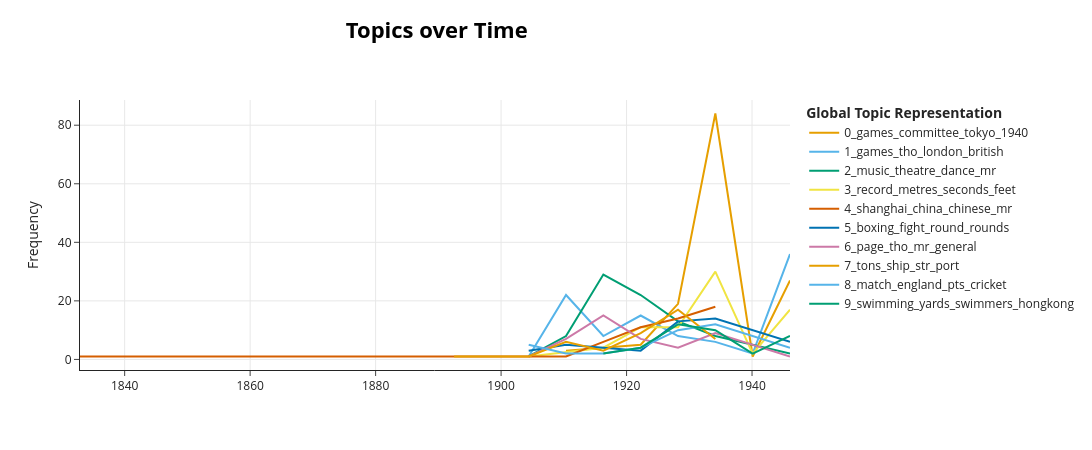

Here is the notebook cell this chart was saved with:
### Markdown cell above
## Les topics au fil du temps

L'un des intérêts majeurs pour un usage historien : suivre l'**évolution des thèmes dans le temps**, grâce à `topics_over_time()` :

### Code cell
topics_over_time = topic_model.topics_over_time(docs, timestamps, nr_bins=20)

topic_model.visualize_topics_over_time(topics_over_time, top_n_topics=10)

### Figure 1 — Plotly figure (JSON) as saved in the notebook; plotly's stock layout.template omitted (floating-point values rounded to 4 significant figures)
{"data": [{"hoverinfo": "text", "hovertext": ["<b>Topic 0</b><br>Words: mile run, events, games, committee, berlin", "<b>Topic 0</b><br>Words: games, winter, olympiad, athletes, nations", "<b>Topic 0</b><br>Words: games, committee, angeles, stadium, los", "<b>Topic 0</b><br>Words: games, committee, tokyo, 1940, japan", "<b>Topic 0</b><br>Words: london, games held, games, international, switzerland", "<b>Topic 0</b><br>Words: games, committee, international, hockey, olympics"], "marker": {"color": "#E69F00"}, "mode": "lines", "name": "0_games_committee_tokyo_1940", "type": "scatter", "x": [1910.0, 1922.0, 1928.0, 1934.0, 1940.0, 1946.0], "y": [3, 5, 19, 84, 1, 27]}, {"hoverinfo": "text", "hovertext": ["<b>Topic 1</b><br>Words: turkey, king, hastily, april 28, state affairs", "<b>Topic 1</b><br>Words: tho, games, london, match, england", "<b>Topic 1</b><br>Words: tho, games, british, london, war", "<b>Topic 1</b><br>Words: sport, games, boat, war, amateur", "<b>Topic 1</b><br>Words: games, amateur, golf, sport, best", "<b>Topic 1</b><br>Words: games, sport, great, spirit, sporting", "<b>Topic 1</b><br>Words: london, problem, games, competitors, housing", "<b>Topic 1</b><br>Words: games, melbourne, london, british, empire"], "marker": {"color": "#56B4E9"}, "mode": "lines", "name": "1_games_tho_london_british", "type": "scatter", "x": [1904.0, 1910.0, 1916.0, 1922.0, 1928.0, 1934.0, 1940.0, 1946.0], "y": [1, 22, 8, 15, 8, 6, 2, 36]}, {"hoverinfo": "text", "hovertext": ["<b>Topic 2</b><br>Words: mr, picture, speech, measure, government", "<b>Topic 2</b><br>Words: tho, programme, drama, film, theatre", "<b>Topic 2</b><br>Words: theatre, mr, programme, miss, company", "<b>Topic 2</b><br>Words: screen, story, picture, dance, role", "<b>Topic 2</b><br>Words: music, dance, orchestra, programme, night", "<b>Topic 2</b><br>Words: pan, music, news, signal, song", "<b>Topic 2</b><br>Words: studio, master, dont, music, think"], "marker": {"color": "#009E73"}, "mode": "lines", "name": "2_music_theatre_dance_mr", "type": "scatter", "x": [1904.0, 1910.0, 1916.0, 1922.0, 1928.0, 1934.0, 1946.0], "y": [1, 8, 29, 22, 13, 8, 2]}, {"hoverinfo": "text", "hovertext": ["<b>Topic 3</b><br>Words: metres, yards, flat, jump, 400 metres", "<b>Topic 3</b><br>Words: antwerp, jump, seconds, record, metres", "<b>Topic 3</b><br>Words: record, metres, jump, finland, feet", "<b>Topic 3</b><br>Words: record, feet, inches, seconds, jump", "<b>Topic 3</b><br>Words: record, metres, seconds, inches, feet", "<b>Topic 3</b><br>Words: ins, metres, ft, sees, vault", "<b>Topic 3</b><br>Words: metres, record, won, seconds, second"], "marker": {"color": "#F0E442"}, "mode": "lines", "name": "3_record_metres_seconds_feet", "type": "scatter", "x": [1904.0, 1916.0, 1922.0, 1928.0, 1934.0, 1940.0, 1946.0], "y": [1, 4, 11, 11, 30, 2, 17]}, {"hoverinfo": "text", "hovertext": ["<b>Topic 4</b><br>Words: temple, canton, chinese, shanghai, china", "<b>Topic 4</b><br>Words: shanghai, china, chinese, nanking, railway", "<b>Topic 4</b><br>Words: shanghai, peking, chinese, american, china", "<b>Topic 4</b><br>Words: shanghai, china, mr, chinese, mrs", "<b>Topic 4</b><br>Words: shanghai, china, chinese, mr, government", "<b>Topic 4</b><br>Words: shanghai, chinese, china, mr, dr"], "marker": {"color": "#D55E00"}, "mode": "lines", "name": "4_shanghai_china_chinese_mr", "type": "scatter", "x": [1833.0, 1910.0, 1916.0, 1922.0, 1928.0, 1934.0], "y": [1, 1, 6, 11, 14, 18]}, {"hoverinfo": "text", "hovertext": ["<b>Topic 5</b><br>Words: lewis, fight, big, ring, boxing", "<b>Topic 5</b><br>Words: boxing, wells, england, big, rounds", "<b>Topic 5</b><br>Words: tho, boxing, round, rounds, moore", "<b>Topic 5</b><br>Words: boxing, association, stoker, fight, weight", "<b>Topic 5</b><br>Words: boxing, fight, title, bout, champion", "<b>Topic 5</b><br>Words: boxing, round, rounds, russian, bouts", "<b>Topic 5</b><br>Words: boxing, round, fight, weight, title"], "marker": {"color": "#0072B2"}, "mode": "lines", "name": "5_boxing_fight_round_rounds", "type": "scatter", "x": [1904.0, 1910.0, 1916.0, 1922.0, 1928.0, 1934.0, 1946.0], "y": [3, 5, 4, 3, 13, 14, 6]}, {"hoverinfo": "text", "hovertext": ["<b>Topic 6</b><br>Words: mr, court, opium, days, japanese", "<b>Topic 6</b><br>Words: mr, general, page, shanghai, japanese", "<b>Topic 6</b><br>Words: tho, mr, general, court, japanese", "<b>Topic 6</b><br>Words: page, mr, tho, court, japanese", "<b>Topic 6</b><br>Words: page, 11, 12, yesterday, hongkong", "<b>Topic 6</b><br>Words: general, japanese, mr, yesterday, page", "<b>Topic 6</b><br>Words: camp, prisoners, gen, col, japanese"], "marker": {"color": "#CC79A7"}, "mode": "lines", "name": "6_page_tho_mr_general", "type": "scatter", "x": [1904.0, 1910.0, 1916.0, 1922.0, 1928.0, 1934.0, 1946.0], "y": [1, 7, 15, 7, 4, 9, 1]}, {"hoverinfo": "text", "hovertext": ["<b>Topic 7</b><br>Words: tons, oil, ship, august, railway", "<b>Topic 7</b><br>Words: liners, dock, vessels, tons, building", "<b>Topic 7</b><br>Words: british, ships, tons, ship, feet", "<b>Topic 7</b><br>Words: tons, str, freight, apply, passage", "<b>Topic 7</b><br>Words: tons, ship, port, largest, ships", "<b>Topic 7</b><br>Words: ship, tons, liner, new, knots", "<b>Topic 7</b><br>Words: pacific, liner, tons, empress, port"], "marker": {"color": "#E69F00"}, "mode": "lines", "name": "7_tons_ship_str_port", "type": "scatter", "x": [1892.0, 1904.0, 1910.0, 1916.0, 1922.0, 1928.0, 1934.0], "y": [1, 1, 6, 3, 9, 17, 7]}, {"hoverinfo": "text", "hovertext": ["<b>Topic 8</b><br>Words: pts, match, england, yards, walker", "<b>Topic 8</b><br>Words: match, mr, players, england, scoring", "<b>Topic 8</b><br>Words: hole, golf, cricket, cambridge, play", "<b>Topic 8</b><br>Words: championship, scotland, match, time, years", "<b>Topic 8</b><br>Words: match, australia, england, team, matches", "<b>Topic 8</b><br>Words: cricket, match, england, golf, matches", "<b>Topic 8</b><br>Words: england, match, tho, rugby, cricket"], "marker": {"color": "#56B4E9"}, "mode": "lines", "name": "8_match_england_pts_cricket", "type": "scatter", "x": [1904.0, 1910.0, 1916.0, 1922.0, 1928.0, 1934.0, 1946.0], "y": [5, 2, 2, 4, 10, 12, 4]}, {"hoverinfo": "text", "hovertext": ["<b>Topic 9</b><br>Words: pte, swimming, water polo, polo, water", "<b>Topic 9</b><br>Words: swimming, yards, stroke, breast, team", "<b>Topic 9</b><br>Words: swimming, yards, swimmers, hongkong, style", "<b>Topic 9</b><br>Words: swimming, cpl, yards, time, mak", "<b>Topic 9</b><br>Words: swimming, 100, yards, stroke, ft", "<b>Topic 9</b><br>Words: swimmers, swimming, hongkong, swim, arthur"], "marker": {"color": "#009E73"}, "mode": "lines", "name": "9_swimming_yards_swimmers_hongkong", "type": "scatter", "x": [1916.0, 1922.0, 1928.0, 1934.0, 1940.0, 1946.0], "y": [2, 4, 12, 10, 2, 8]}], "layout": {"height": 450, "hoverlabel": {"bgcolor": "white", "font": {"family": "Rockwell", "size": 16}}, "legend": {"title": {"text": "<b>Global Topic Representation"}}, "title": {"font": {"color": "Black", "size": 22}, "text": "<b>Topics over Time</b>", "x": 0.4, "xanchor": "center", "y": 0.95, "yanchor": "top"}, "width": 1250, "xaxis": {"showgrid": true}, "yaxis": {"showgrid": true, "title": {"text": "Frequency"}}}}
